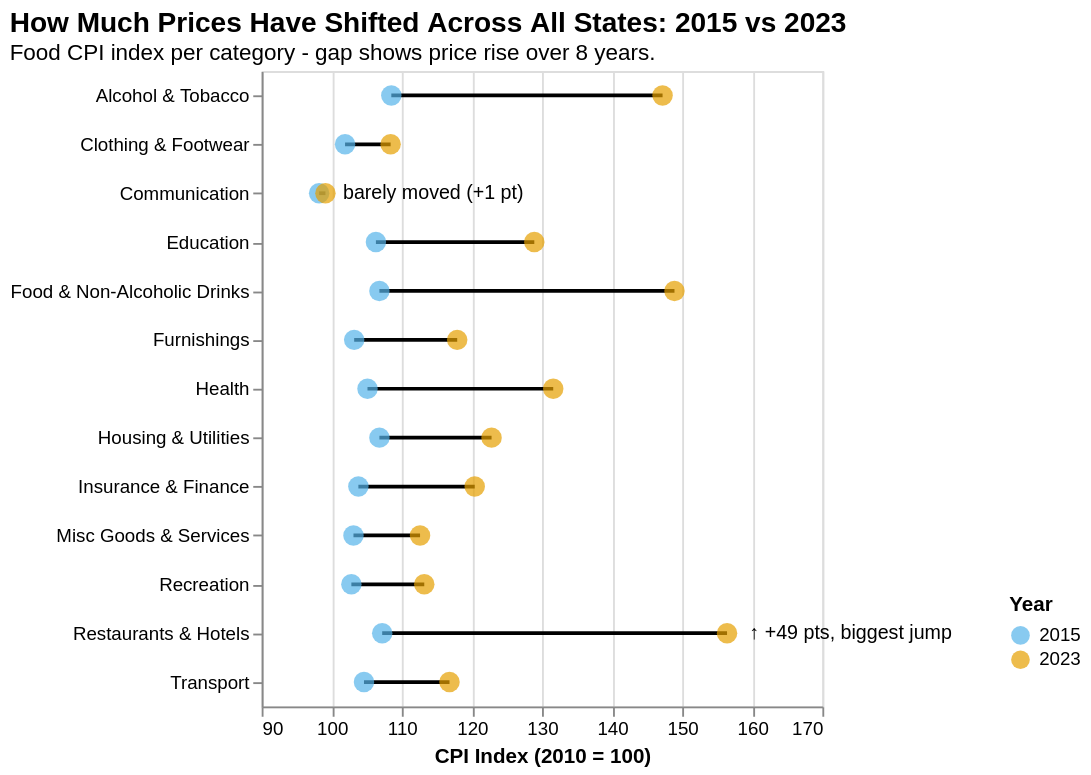

Write a Vega-Lite specification for this figure.
### Vega-Lite specification from a JSON file in a GitHub repository (floating-point values rounded to 4 significant figures)
{"$schema": "https://vega.github.io/schema/vega-lite/v5.json", "title": {"text": "How Much Prices Have Shifted Across All States: 2015 vs 2023", "subtitle": "Food CPI index per category - gap shows price rise over 8 years.", "anchor": "start", "fontSize": 15, "subtitleFontSize": 12}, "width": "container", "height": 340, "data": {"values": [{"label": "Restaurants & Hotels", "year": "2015", "index": 107.2}, {"label": "Restaurants & Hotels", "year": "2023", "index": 156.4}, {"label": "Food & Non-Alcoholic Drinks", "year": "2015", "index": 106.8}, {"label": "Food & Non-Alcoholic Drinks", "year": "2023", "index": 148.9}, {"label": "Alcohol & Tobacco", "year": "2015", "index": 108.5}, {"label": "Alcohol & Tobacco", "year": "2023", "index": 147.2}, {"label": "Health", "year": "2015", "index": 105.1}, {"label": "Health", "year": "2023", "index": 131.6}, {"label": "Education", "year": "2015", "index": 106.3}, {"label": "Education", "year": "2023", "index": 128.9}, {"label": "Housing & Utilities", "year": "2015", "index": 106.8}, {"label": "Housing & Utilities", "year": "2023", "index": 122.8}, {"label": "Insurance & Finance", "year": "2015", "index": 103.8}, {"label": "Insurance & Finance", "year": "2023", "index": 120.4}, {"label": "Furnishings", "year": "2015", "index": 103.2}, {"label": "Furnishings", "year": "2023", "index": 117.9}, {"label": "Transport", "year": "2015", "index": 104.6}, {"label": "Transport", "year": "2023", "index": 116.8}, {"label": "Recreation", "year": "2015", "index": 102.8}, {"label": "Recreation", "year": "2023", "index": 113.2}, {"label": "Misc Goods & Services", "year": "2015", "index": 103.1}, {"label": "Misc Goods & Services", "year": "2023", "index": 112.6}, {"label": "Clothing & Footwear", "year": "2015", "index": 101.9}, {"label": "Clothing & Footwear", "year": "2023", "index": 108.4}, {"label": "Communication", "year": "2015", "index": 98.2}, {"label": "Communication", "year": "2023", "index": 99.1}]}, "layer": [{"mark": {"type": "line", "color": "black", "strokeWidth": 2}, "encoding": {"y": {"field": "label", "type": "nominal", "title": null, "sort": {"field": "index", "op": "max", "order": "descending"}}, "x": {"field": "index", "type": "quantitative", "title": "CPI Index (2010 = 100)", "scale": {"domain": [90, 170]}}, "detail": {"field": "label"}}}, {"mark": {"type": "point", "filled": true, "size": 120}, "encoding": {"y": {"field": "label", "type": "nominal", "sort": {"field": "index", "op": "max", "order": "descending"}}, "x": {"field": "index", "type": "quantitative"}, "color": {"field": "year", "type": "nominal", "scale": {"domain": ["2015", "2023"], "range": ["#56B4E9", "#E69F00"]}, "legend": {"title": "Year", "orient": "none", "legendX": 400, "legendY": 280}}, "tooltip": [{"field": "label", "title": "Category"}, {"field": "year", "title": "Year"}, {"field": "index", "title": "CPI Index", "format": ".1f"}]}}, {"data": {"values": [{"x": 158, "y": "Restaurants & Hotels", "label": "↑ +49 pts, biggest jump"}, {"x": 100, "y": "Communication", "label": "barely moved (+1 pt)"}]}, "mark": {"type": "text", "fontSize": 10.5, "color": "#000000", "align": "left", "dx": 6}, "encoding": {"x": {"field": "x", "type": "quantitative"}, "y": {"field": "y", "type": "nominal", "sort": {"field": "x", "op": "max", "order": "descending"}}, "text": {"field": "label"}}}]}
